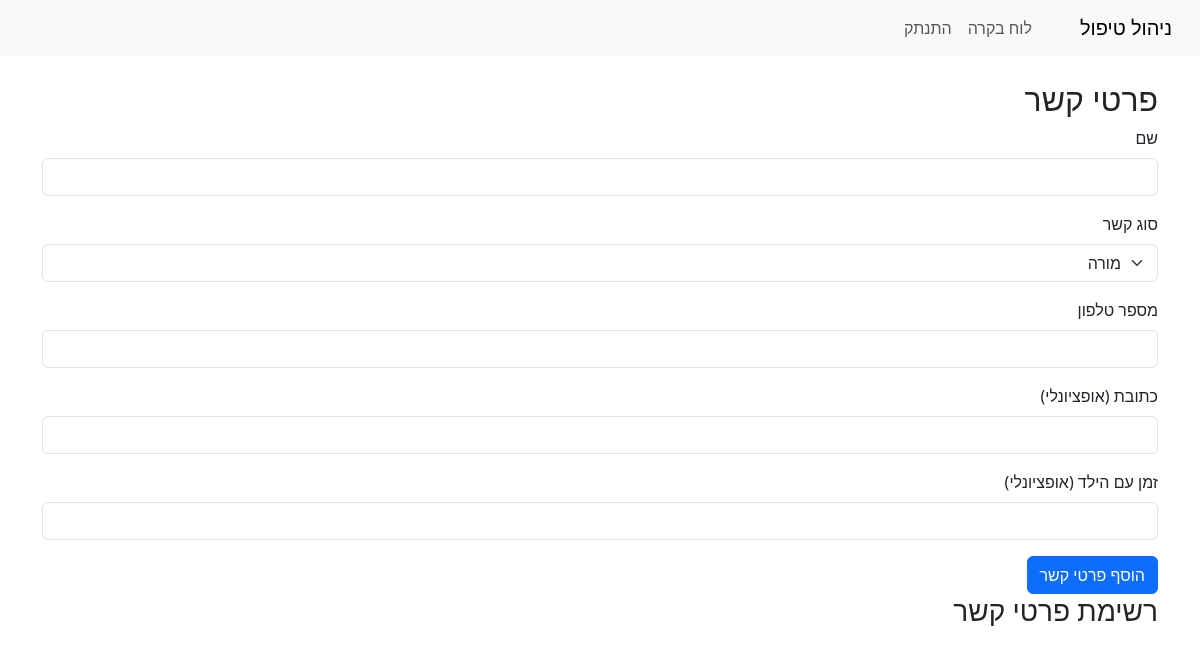
The page /contacts (signed in) on the database as committed earlier.
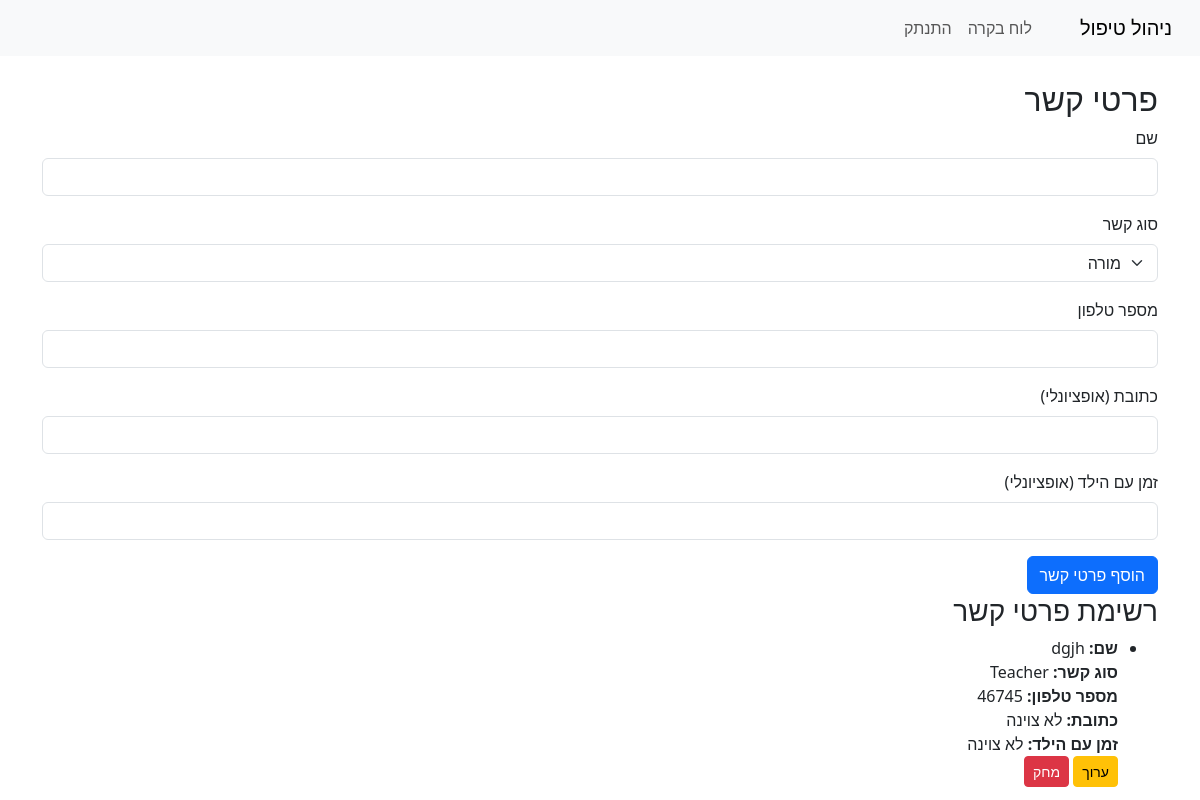
The same page on the database as committed later.
### APP.py (models this page shows)
class Contact(db.Model):
    id = db.Column(db.Integer, primary_key=True)
    user_id = db.Column(db.Integer, db.ForeignKey('user.id'), nullable=False)
    name = db.Column(db.String(150), nullable=False)  # Name of the contact
    relation = db.Column(db.String(50), nullable=False)  # e.g., Teacher, Parent, Therapist
    phone_number = db.Column(db.String(20), nullable=False)
    address = db.Column(db.String(255), nullable=True)
    time_with_child = db.Column(db.String(100), nullable=True)  # e.g., "Monday 10:00-12:00"

### APP.py (the view, shortened to what this page needs)
@app.route('/contacts', methods=['GET', 'POST'])
@login_required
def contacts():
    contacts = Contact.query.filter_by(user_id=current_user.id).all()
    return render_template('contacts.html', title="פרטי קשר", contacts=contacts)

### APP.py (called while the page is built)
@login_manager.user_loader
def load_user(user_id):
    return User.query.get(int(user_id))

### templates/contacts.html (shortened to what this page needs)
{% extends "base.html" %}
{% block content %}
<h2>פרטי קשר</h2>
<form method="POST" action="{{ url_for('contacts') }}">
    <div class="mb-3">
        <label for="name" class="form-label">שם</label>
        <input type="text" class="form-control" id="name" name="name" required>
    </div>
    <div class="mb-3">
        <label for="relation" class="form-label">סוג קשר</label>
        <select class="form-select" id="relation" name="relation" required>
            <option value="Teacher">מורה</option>
        </select>
    </div>
    <div class="mb-3">
        <label for="phone_number" class="form-label">מספר טלפון</label>
        <input type="text" class="form-control" id="phone_number" name="phone_number" required>
    </div>
    <div class="mb-3">
        <label for="address" class="form-label">כתובת (אופציונלי)</label>
        <input type="text" class="form-control" id="address" name="address">
    </div>
    <div class="mb-3">
        <label for="time_with_child" class="form-label">זמן עם הילד (אופציונלי)</label>
        <input type="text" class="form-control" id="time_with_child" name="time_with_child">
    </div>
    <button type="submit" class="btn btn-primary">הוסף פרטי קשר</button>
</form>
<h3>רשימת פרטי קשר</h3>
<ul>
    {% for contact in contacts %}
        <li>
            <strong>שם:</strong> {{ contact.name }}<br>
            <strong>סוג קשר:</strong> {{ contact.relation }}<br>
            <strong>מספר טלפון:</strong> {{ contact.phone_number }}<br>
            <strong>כתובת:</strong> {{ contact.address or 'לא צוינה' }}<br>
            <strong>זמן עם הילד:</strong> {{ contact.time_with_child or 'לא צוינה' }}<br>
            <a href="{{ url_for('edit_contact', contact_id=contact.id) }}" class="btn btn-warning btn-sm">ערוך</a>
            <form method="POST" action="{{ url_for('delete_contact', contact_id=contact.id) }}" style="display:inline;">
                <button type="submit" class="btn btn-danger btn-sm">מחק</button>
            </form>
        </li>
    {% endfor %}
</ul>
{% endblock %}

Rows that differ between the two databases and show on the page:
added Contact: name "dgjh", relation "Teacher", phone_number "46745", address "לא צוינה", time_with_child "לא צוינה"
